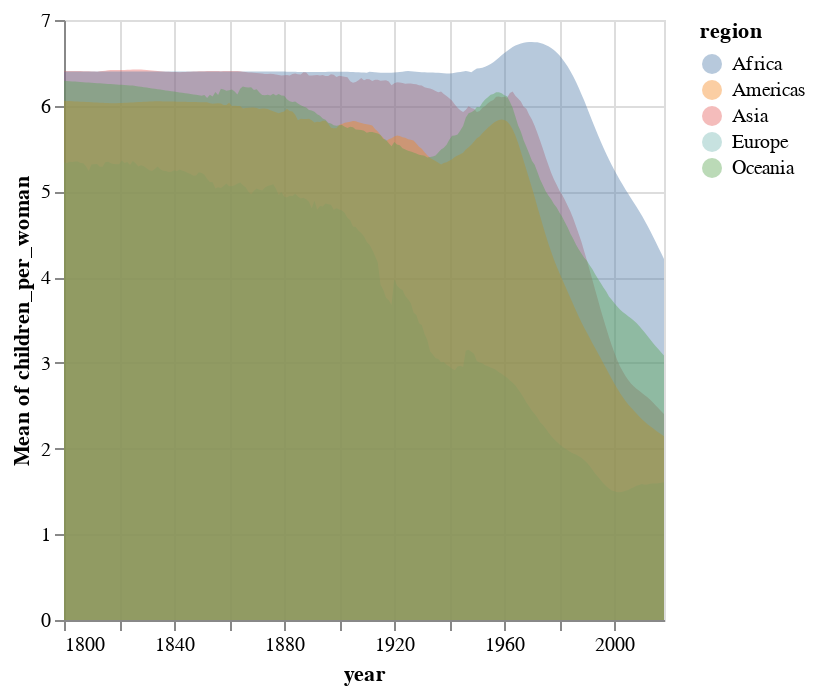

The notebook cell saved with this chart:
### Markdown cell above
Now we can pass options inside `alt.Y`,
e.g. to turn off stacking
we can use the `.stack(False)` method of `alt.Y`
(we also set the opacity of the areas
to allow us to see area behind each other).

### Code cell
alt.Chart(gm).mark_area(opacity=0.4).encode(
    x='year:T',
    y=alt.Y('mean(children_per_woman)').stack(False),
    color='region'
)

### Figure 1 — Vega specification as saved in the notebook (floating-point values rounded to 4 significant figures; data arrays with more than 128 entries replaced by an {"elided": "..."} marker saying what was removed)
{"$schema": "https://vega.github.io/schema/vega/v5.json", "data": [{"name": "source_0", "values": {"elided": "1095 records"}, "transform": [{"type": "formula", "expr": "toDate(datum['year'])", "as": "year"}]}, {"name": "source_0_y_domain_mean_children_per_woman", "values": [{"min": 1.489, "max": 6.743}]}, {"name": "source_0_color_domain_region", "values": [{"region": "Asia"}, {"region": "Europe"}, {"region": "Africa"}, {"region": "Americas"}, {"region": "Oceania"}]}], "marks": [{"type": "group", "name": "pathgroup", "from": {"facet": {"data": "source_0", "name": "faceted_path_main", "groupby": ["region"]}}, "encode": {"update": {"height": {"field": {"signal": null, "datum": null, "group": "height", "parent": null}}, "width": {"field": {"signal": null, "datum": null, "group": "width", "parent": null}}}}, "marks": [{"type": "area", "name": "marks", "from": {"data": "faceted_path_main"}, "sort": {"field": "x"}, "encode": {"update": {"fill": {"field": "region", "scale": "color"}, "defined": {"signal": "isValid(datum[\"year\"]) && isFinite(+datum[\"year\"]) && isValid(datum[\"mean_children_per_woman\"]) && isFinite(+datum[\"mean_children_per_woman\"])"}, "orient": {"value": "vertical"}, "x": {"field": "year", "scale": "x"}, "opacity": {"value": 0.4}, "y2": {"value": 0, "scale": "y"}, "y": {"field": "mean_children_per_woman", "scale": "y"}}}, "style": ["area"]}]}], "scales": [{"name": "x", "type": "time", "domain": {"data": "source_0", "field": "year"}, "range": [0, {"signal": "width"}]}, {"name": "y", "type": "linear", "domain": [{"signal": "(data(\"source_0_y_domain_mean_children_per_woman\")[0] || {}).min"}, {"signal": "(data(\"source_0_y_domain_mean_children_per_woman\")[0] || {}).max"}], "range": [{"signal": "height"}, 0], "zero": true, "nice": true}, {"name": "color", "type": "ordinal", "domain": {"data": "source_0_color_domain_region", "field": "region", "sort": true}, "range": "category"}], "axes": [{"scale": "x", "orient": "bottom", "gridScale": "y", "maxExtent": 0, "zindex": 0, "domain": false, "ticks": false, "tickCount": {"signal": "ceil(width/40)"}, "labels": false, "aria": false, "minExtent": 0, "grid": true}, {"scale": "y", "aria": false, "maxExtent": 0, "labels": false, "grid": true, "tickCount": {"signal": "ceil(height/40)"}, "gridScale": "x", "orient": "left", "domain": false, "minExtent": 0, "ticks": false, "zindex": 0}, {"scale": "x", "labelFlush": true, "labelOverlap": true, "zindex": 0, "tickCount": {"signal": "ceil(width/40)"}, "title": "year", "orient": "bottom", "grid": false}, {"scale": "y", "labelOverlap": true, "zindex": 0, "orient": "left", "title": "Mean of children_per_woman", "tickCount": {"signal": "ceil(height/40)"}, "grid": false}], "legends": [{"fill": "color", "symbolType": "circle", "title": "region", "encode": {"symbols": {"update": {"opacity": {"value": 0.4}}}}}], "padding": 5, "width": 300, "background": "white", "style": "cell", "height": 300}
